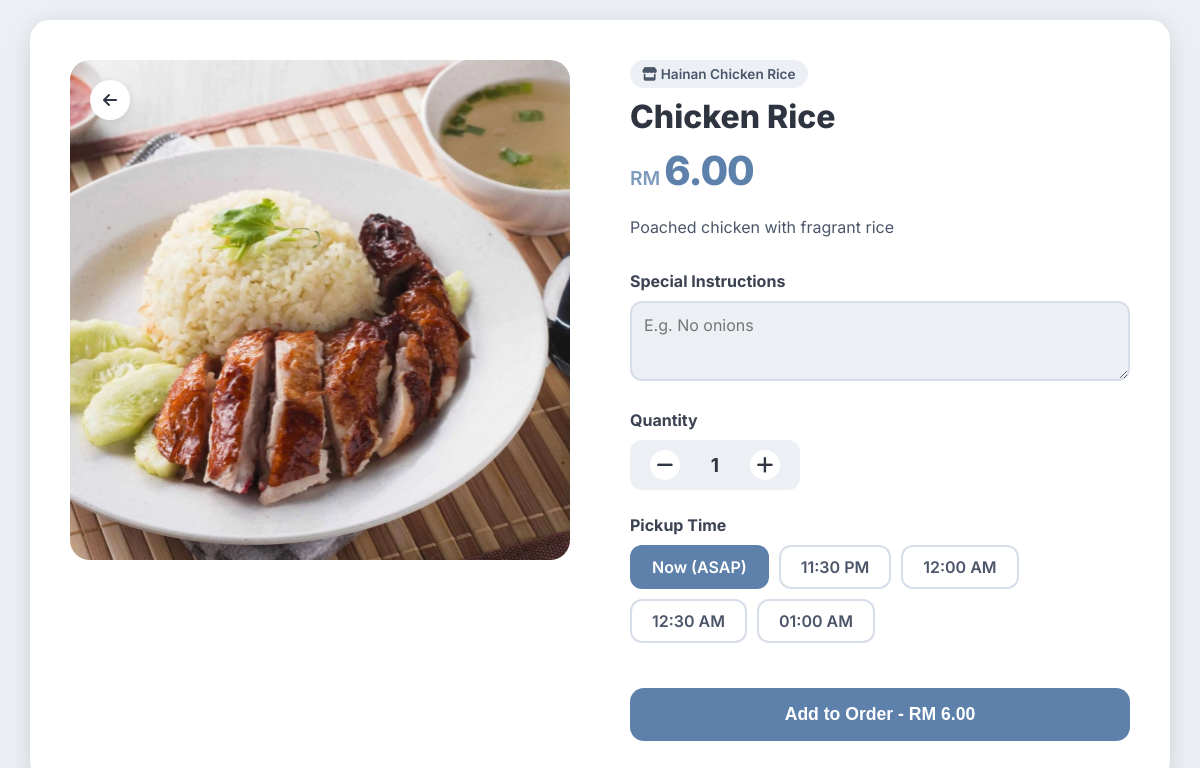
/pages/product_detail.php?id=1, run on the app's committed database.
### tables this page shows
CREATE TABLE `products` (
  `ProductId` int(11) NOT NULL,
  `StallId` int(11) NOT NULL,
  `CategoryId` int(11) DEFAULT NULL,
  `ProductName` varchar(150) NOT NULL,
  `Description` text DEFAULT NULL,
  `UnitPrice` decimal(10,2) NOT NULL,
  `IsAvailable` tinyint(1) NOT NULL DEFAULT 1,
  `IsUnlimitedStock` tinyint(1) NOT NULL DEFAULT 0,
  `Stock` int(11) NOT NULL DEFAULT 0
);

CREATE TABLE `stalls` (
  `StallId` int(11) NOT NULL,
  `StaffId` int(11) NOT NULL,
  `StallName` varchar(100) NOT NULL,
  `Description` text DEFAULT NULL,
  `IsAvailable` tinyint(1) NOT NULL DEFAULT 1,
  `CreatedAt` datetime NOT NULL DEFAULT current_timestamp(),
  `LogoUrl` varchar(255) DEFAULT NULL
);

### pages/product_detail.php (the view, shortened to what this page needs)
<?php
include '../configs/db.php';
$productId = $_GET['id'] ?? null;
$cartItemId = $_GET['cart_item_id'] ?? null;
$sql = "SELECT p.*, s.StallName FROM products p JOIN stalls s ON p.StallId = s.StallId WHERE p.ProductId = :pid";
$stmt = $db->prepare($sql);
$stmt->execute([':pid' => $productId]);
$product = $stmt->fetch(PDO::FETCH_ASSOC);
$imgSql = "SELECT ImageURL FROM productimages WHERE ProductId = :pid";
$imgStmt = $db->prepare($imgSql);
$imgStmt->execute([':pid' => $productId]);
$images = $imgStmt->fetchAll(PDO::FETCH_COLUMN);
$existing = null;
$initialQty = $existing ? (int)$existing['Quantity'] : 1;
$initialNote = $existing ? $existing['Note'] : '';
$initialTime = $existing ? $existing['PickupTime'] : 'ASAP';
$now = time();
$nextSlot = ceil($now / 1800) * 1800;
if ($nextSlot < $now + 900) $nextSlot += 1800;
$timeSlots = [];
$timeSlots[] = ['label' => 'Now (ASAP)', 'value' => 'ASAP', 'selected' => ($initialTime === 'ASAP' ? 'selected' : '')];
for ($i = 0; $i < 4; $i++) {
    $ts = $nextSlot + ($i * 1800);
    $timeLabel = date('h:i A', $ts);
    $timeValue = date('H:i', $ts);
    $selected = '';
    $timeSlots[] = ['label' => $timeLabel, 'value' => $timeValue, 'selected' => $selected];
}
include '../includes/header.php';
?>
<link rel="stylesheet" href="/U-Order/assets/css/product.css">
<div class="product-page-wrapper">
    <div class="product-carousel">
        <div class="carousel-track">
            <?php foreach ($images as $img): ?>
                <div class="carousel-slide">
                    <?php
                        $displayImg = strpos($img, 'http') === 0 ? $img : "../assets" . $img;
                        $displayImg = str_replace('assets//', 'assets/', $displayImg);
                    ?>
                    <img src="<?php echo htmlspecialchars($displayImg); ?>" alt="Product">
                </div>
            <?php endforeach; ?>
        </div>
        <a href="../index.php" class="back-overlay-btn"><i class="fas fa-arrow-left"></i></a>
    </div>
    <div class="product-info">
        <span class="stall-badge"><i class="fas fa-store"></i> <?php echo htmlspecialchars($product['StallName']); ?></span>
        <h1 class="product-title-large"><?php echo htmlspecialchars($product['ProductName']); ?></h1>
        <div class="price-display">
            <span class="currency-symbol">RM</span>
            <span class="price-value"><?php echo number_format($product['UnitPrice'], 2); ?></span>
        </div>
        <p class="product-description-full"><?php echo nl2br(htmlspecialchars($product['Description'])); ?></p>
        <div class="desktop-options">
            <div class="option-group">
                <label class="option-label">Special Instructions</label>
                <textarea id="desktop-note" class="note-input" placeholder="E.g. No onions"><?php echo htmlspecialchars($initialNote); ?></textarea>
            </div>
            <div class="option-group">
                <label class="option-label">Quantity</label>
                <div class="quantity-wrapper">
                    <button class="qty-btn qty-minus"><i class="fas fa-minus"></i></button>
                    <span class="qty-display"><?php echo $initialQty; ?></span>
                    <button class="qty-btn qty-plus"><i class="fas fa-plus"></i></button>
                </div>
            </div>
            <div class="option-group">
                <label class="option-label">Pickup Time</label>
                <div class="time-selector">
                    <?php foreach ($timeSlots as $slot): ?>
                        <div class="time-pill <?php echo $slot['selected']; ?>" data-time="<?php echo $slot['value']; ?>">
                            <?php echo $slot['label']; ?>
                        </div>
                    <?php endforeach; ?>
                </div>
            </div>
            <button class="action-btn submit-order-btn" style="width: 100%; margin-top: 20px;">
                <?php echo $cartItemId ? 'Update Order' : 'Add to Order'; ?> - RM <span class="display-total"><?php echo number_format($product['UnitPrice'] * $initialQty, 2); ?></span>
            </button>
        </div>
    </div>
</div>
</body>
</html>

### assets/css/app.css (style rules this page uses)
:root { --nord0: #2E3440; --nord1: #3B4252; --nord2: #434C5E; --nord3: #4C566A; --nord4: #D8DEE9; --nord5: #E5E9F0; --nord6: #ECEFF4; --nord7: #8FBCBB; --nord8: #88C0D0; --nord9: #81A1C1; --nord10: #5E81AC; --nord11: #BF616A; --nord13: #EBCB8B; --nord14: #A3BE8C; }
* { box-sizing: border-box; }
body { background-color: var(--nord6); color: var(--nord0); font-family: 'Inter', sans-serif; margin: 0; padding: 0; }
a { text-decoration: none; color: inherit; }

### assets/css/product.css (style rules this page uses)
.product-page-wrapper { padding-bottom: 100px; background: #fff; min-height: 100vh; }
@media (min-width: 1024px) { .product-page-wrapper { max-width: 2000px; margin: auto; padding: 40px; background: #fff; border-radius: 20px; box-shadow: 0 10px 30px rgba(0,0,0,0.08); display: grid; grid-template-columns: 1fr 1fr; gap: 60px; align-items: start; min-height: auto; position: relative; z-index: 1; } }
.product-carousel { position: relative; width: 100%; height: 350px; background: var(--nord6); border-radius: 0px; overflow: hidden; }
@media (min-width: 1024px) { .product-carousel { border-radius: 20px; height: 500px; } }
.carousel-track { display: flex; height: 100%; transition: transform 0.3s ease; }
.carousel-slide { min-width: 100%; height: 100%; }
.carousel-slide img { width: 100%; height: 100%; object-fit: cover; }
.back-overlay-btn { position: absolute; top: 20px; left: 20px; width: 40px; height: 40px; border-radius: 50%; background: #fff; display: flex; justify-content: center; align-items: center; box-shadow: 0 2px 10px rgba(0,0,0,0.1); color: var(--nord0); z-index: 10; cursor: pointer; text-decoration: none; }
.product-info { padding: 20px; }
@media (min-width: 1024px) { .product-info { padding: 0; } }
.stall-badge { display: inline-block; padding: 6px 12px; background: var(--nord6); color: var(--nord3); border-radius: 20px; font-size: 0.85rem; font-weight: 600; margin-bottom: 10px; }
.product-title-large { font-size: 2rem; font-weight: 800; color: var(--nord0); margin: 0 0 10px 0; line-height: 1.2; }
.price-display { display: flex; align-items: baseline; color: var(--nord10); margin-bottom: 20px; }
.currency-symbol { font-size: 1.2rem; font-weight: 600; margin-right: 4px; opacity: 0.8; }
.price-value { font-size: 2.5rem; font-weight: 800; letter-spacing: -1px; }
.product-description-full { color: var(--nord3); line-height: 1.6; font-size: 1rem; margin-bottom: 30px; }
.desktop-options { display: none; }
@media (min-width: 1024px) { .desktop-options { display: block; } }
.option-group { margin-bottom: 25px; }
.option-label { display: block; font-weight: 700; color: var(--nord1); margin-bottom: 10px; }
.quantity-wrapper { display: flex; align-items: center; gap: 20px; background: var(--nord6); padding: 10px 20px; border-radius: 12px; width: fit-content; }
.qty-btn { width: 30px; height: 30px; border-radius: 50%; border: none; background: #fff; color: var(--nord0); font-size: 1.2rem; cursor: pointer; display: flex; justify-content: center; align-items: center; transition: background 0.2s; }
.qty-display { font-size: 1.2rem; font-weight: 700; min-width: 30px; text-align: center; }
.time-selector { display: flex; gap: 10px; flex-wrap: wrap; }
.time-pill { padding: 10px 20px; border: 2px solid var(--nord4); border-radius: 12px; cursor: pointer; font-weight: 600; color: var(--nord3); transition: 0.2s; }
.time-pill.selected { border-color: var(--nord10); background: var(--nord10); color: #fff; }
.action-btn { padding: 16px 30px; background: var(--nord10); color: #fff; border: none; border-radius: 14px; font-weight: 700; font-size: 1.1rem; cursor: pointer; transition: transform 0.1s; }
.note-input { width: 100%; padding: 12px; border: 2px solid var(--nord4); border-radius: 12px; background-color: var(--nord6); color: var(--nord0); font-family: inherit; font-size: 1rem; resize: vertical; min-height: 80px; transition: border-color 0.2s; }

### data on the page
products: StallId.StallName "Hainan Chicken Rice", ProductName "Chicken Rice", UnitPrice "6.00", Description "Poached chicken with fragrant rice", $product['UnitPrice']*$initialQty "6.00"

### other printed values
$initialQty "1"
$slot['label'] "Now (ASAP)"
$slot['label'] "11:30 PM"
$slot['label'] "12:00 AM"
$slot['label'] "12:30 AM"
$slot['label'] "01:00 AM"
